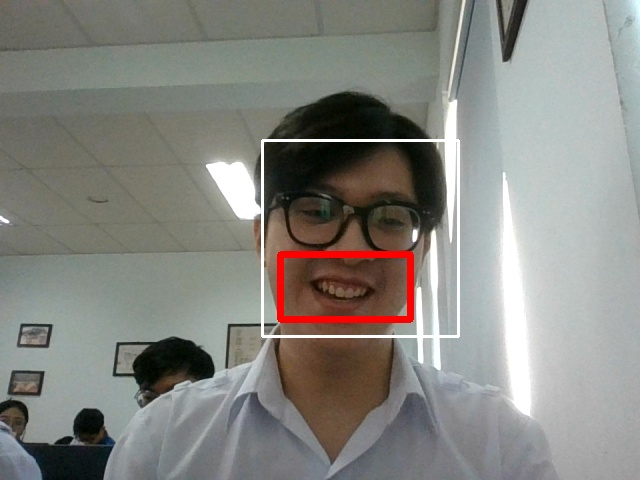
#> input picture img.jpg, 640 x 480 px, given in place of smile3.mp4, which was not available
$ python main.py
#> lines starting #> are read from the running program, lines starting #| are printed output that depends on the picture; after the words box and inside, x2 and y2 are one past the last pixel; in counts of white or black regions, pixels touching at a corner belong together; pictures that were not available may be replaced by others from this repository, and a replacement may not be noted
import cv2
from datetime import datetime
import os
cap = cv2.VideoCapture("smile3.mp4")
faceCascade = cv2.CascadeClassifier(cv2.data.haarcascades +
                                    "haarcascade_frontalface_default.xml")
smileCascade = cv2.CascadeClassifier(cv2.data.haarcascades +
                                     "haarcascade_smile.xml")

count=1
now = datetime.now()
dtime = now.strftime("%d-%m-%y_%H-%M")
path = './date'+str(dtime)
if not os.path.exists(path):
  os.mkdir(path)

while True:
    ret,img = cap.read()
#> img is the input picture: shape (480, 640, 3); mean B, G, R 128.9, 134.1, 134.4
    _,imgcon = cap.read()
    grayImg = cv2.cvtColor(img, cv2.COLOR_BGR2GRAY)
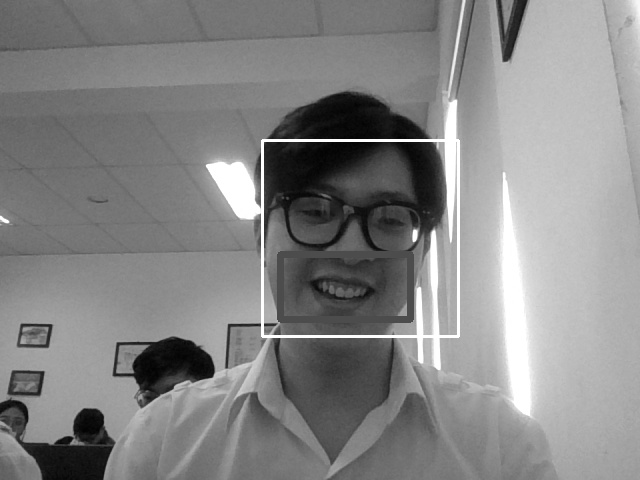
#> grayImg: shape (480, 640); min 2, max 255, mean 133.6
    faces = faceCascade.detectMultiScale(grayImg,1.3,3)
#> faces = [[268, 148, 174, 174]]

    for x,y,w,h in faces:
        img = cv2.rectangle(img,(x,y),(x+w,y+h),(255,255,255),2)
        smiles = smileCascade.detectMultiScale(grayImg,1.9,20)
        for sx,sy,sw,sh in smiles:
            cv2.rectangle(img,(sx,sy),(sx+sw,sy+sh),(0,0,255),5)
            print("Ảnh đã được lưu "+str(count))
            path=r'D:\Schoolwork\Nam 4 ky 1\T3 - Computer Vision\smile\date'+str(dtime)+'\img'+str(count)+'.jpg'
            cv2.imwrite(path,imgcon)
            count +=1
#> this loop made 1 pass
#> (x, y, w, h, smiles) on pass 1: (268, 148, 174, 174, [[306, 316, 68, 34], [281, 254, 130, 65]])
#| Ảnh đã được lưu 1
#| Ảnh đã được lưu 2
#> pass 1, `img = cv2.rectangle(img,(x,y),(x+w,y+h),(255,255,255),2)`:
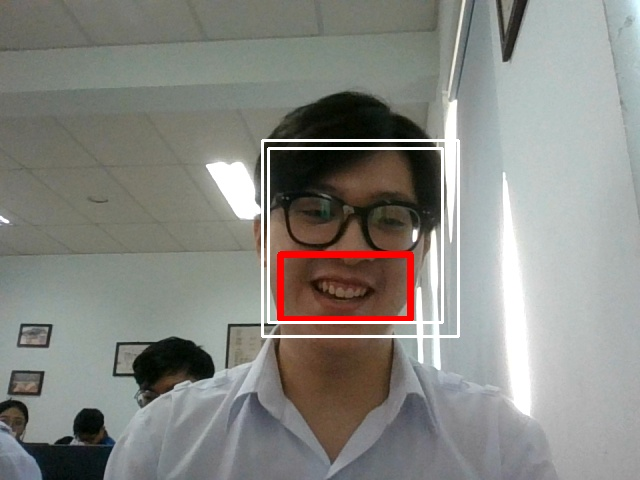
#> img: shape (480, 640, 3); 0.68% of pixels changed, all inside (x1, y1, x2, y2) = (267, 147, 444, 324)
#> after the loop:
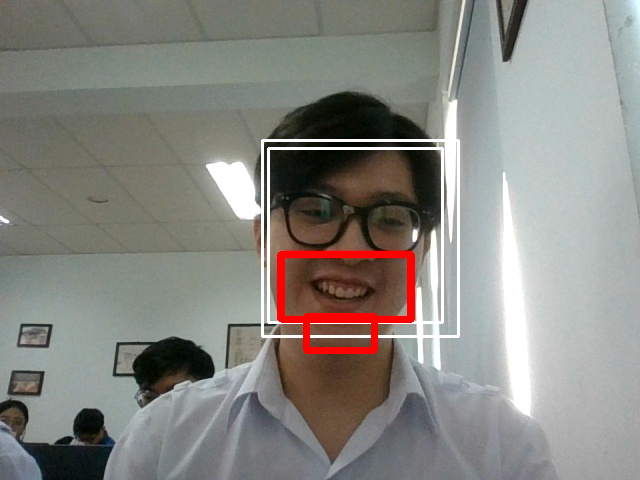
#> img: shape (480, 640, 3); 1.23% of pixels changed, all inside (x1, y1, x2, y2) = (278, 251, 415, 354)
#> after the loop, count = 3
    simg = cv2.resize(img, (960, 540))
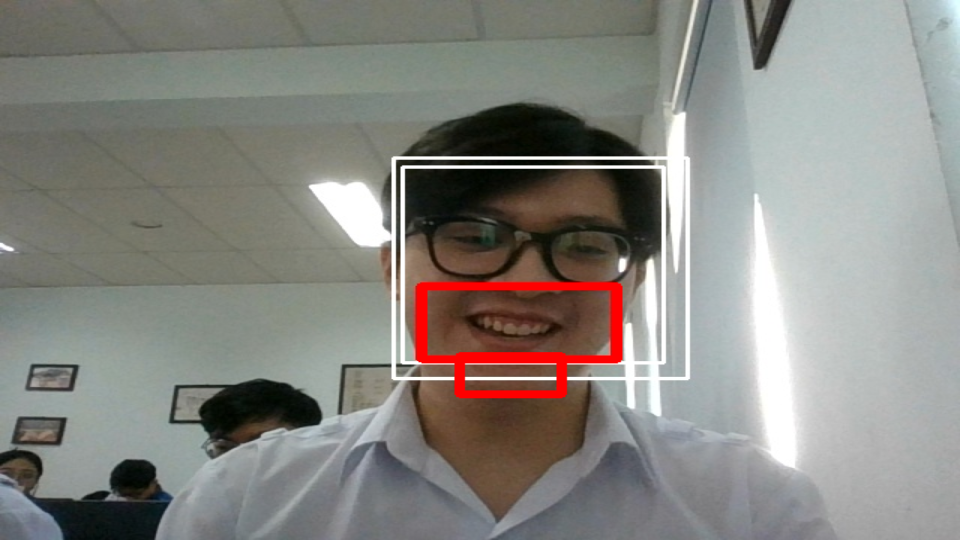
#> simg: shape (540, 960, 3); mean B, G, R 129.5, 134.6, 135.9
    cv2.imshow('Smile selfie',simg)

    if(cv2.waitKey(1) & 0xFF==ord('q')):
#> (key q is pressed here)
        break

cap.release()
cv2.destroyAllWindows()
